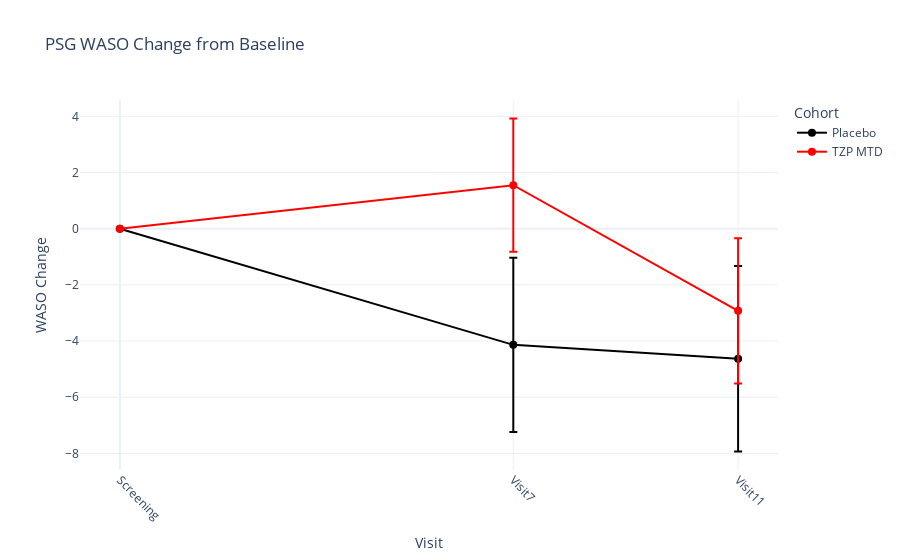

Notebook code for this chart:
### Code cell
change_from_baseline_plot(df, 'WASO')

### Figure 1 — Plotly figure (JSON) as saved in the notebook; plotly's stock layout.template omitted (floating-point values rounded to 4 significant figures)
{"data": [{"error_y": {"array": [0, 3.098, 3.302], "type": "data", "visible": true}, "line": {"color": "black"}, "marker": {"size": 8}, "mode": "lines+markers", "name": "Placebo", "type": "scatter", "x": [0, 7, 11], "y": [0, -4.136, -4.631]}, {"error_y": {"array": [0, 2.373, 2.588], "type": "data", "visible": true}, "line": {"color": "red"}, "marker": {"size": 8}, "mode": "lines+markers", "name": "TZP MTD", "type": "scatter", "x": [0, 7, 11], "y": [0, 1.55, -2.925]}], "layout": {"legend": {"title": {"text": "Cohort"}}, "title": {"text": "PSG WASO Change from Baseline"}, "xaxis": {"tickangle": 45, "tickmode": "array", "ticktext": ["Screening", "Visit7", "Visit11"], "tickvals": [0, 7, 11], "title": {"text": "Visit"}}, "yaxis": {"title": {"text": "WASO Change"}}}}
